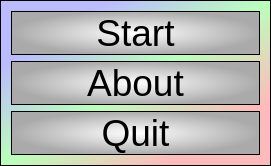
<?xml version="1.0" encoding="UTF-8"?>
<ui version="4.0">
 <class>QtSumBrownianMotionsMenuDialog</class>
 <widget class="QDialog" name="QtSumBrownianMotionsMenuDialog">
  <property name="geometry">
   <rect>
    <x>0</x>
    <y>0</y>
    <width>271</width>
    <height>87</height>
   </rect>
  </property>
  <property name="font">
   <font>
    <pointsize>28</pointsize>
   </font>
  </property>
  <property name="windowTitle">
   <string>SumBrownianMotions</string>
  </property>
  <property name="styleSheet">
   <string notr="true">QDialog {
 background-color: qlineargradient(x1: 0, y1: 0, x2: 1, y2: 1, stop: 0  #bbf, stop: 0.2  #bbf, stop: 0.5 #bfb, stop: 0.8 #fbb, stop: 1 #fbb);
  border: 1px solid black
}

QSpinBox,QDoubleSpinBox,QComboBox { 
  background-color: qlineargradient(x1: 0, y1: 0, x2: 1, y2: 1, stop: 0  #bbb, stop: 1 #fff);
  border: 1px solid black
}

QPushButton
{
  color: #000;
  background-color: qradialgradient(cx: 0.5, cy: 0.5,fx: 0.5, fy: 0.5,radius: 0.5, stop: 0 #fff, stop: 1 #aaa);
  border: 1px solid black
}

QPlainTextEdit {
  font: 18px bold &quot;Courier&quot; courier monospace
}</string>
  </property>
  <layout class="QVBoxLayout" name="verticalLayout">
   <item>
    <widget class="QPushButton" name="button_start">
     <property name="text">
      <string>Start</string>
     </property>
     <property name="flat">
      <bool>true</bool>
     </property>
    </widget>
   </item>
   <item>
    <widget class="QPushButton" name="button_about">
     <property name="text">
      <string>About</string>
     </property>
     <property name="flat">
      <bool>true</bool>
     </property>
    </widget>
   </item>
   <item>
    <widget class="QPushButton" name="button_quit">
     <property name="text">
      <string>Quit</string>
     </property>
     <property name="flat">
      <bool>true</bool>
     </property>
    </widget>
   </item>
  </layout>
 </widget>
 <layoutdefault spacing="6" margin="11"/>
 <resources/>
 <connections/>
</ui>
